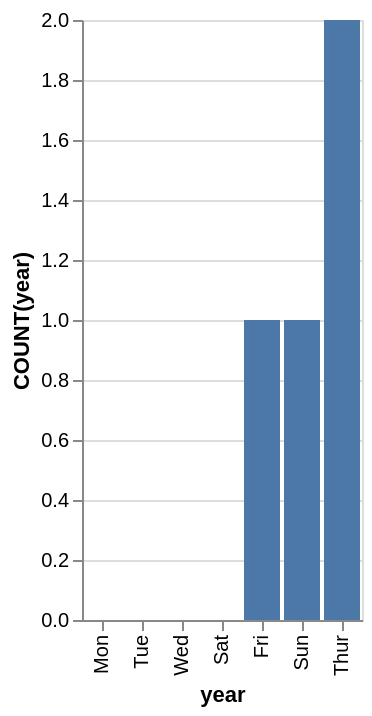

Specify this chart in Vega-Lite:
### Vega-Lite specification from a JSON file in a GitHub repository (floating-point values rounded to 4 significant figures)
{"data": {"values": [{"x_data": "Mon", "y_data": 0}, {"x_data": "Tue", "y_data": 0}, {"x_data": "Wed", "y_data": 0}, {"x_data": "Thur", "y_data": 2}, {"x_data": "Fri", "y_data": 1}, {"x_data": "Sat", "y_data": 0}, {"x_data": "Sun", "y_data": 1}]}, "mark": "bar", "encoding": {"x": {"field": "x_data", "type": "nominal", "title": "year", "sort": {"op": "sum", "field": "y_data", "order": "ascending"}}, "y": {"field": "y_data", "type": "quantitative", "title": "COUNT(year)"}}}
